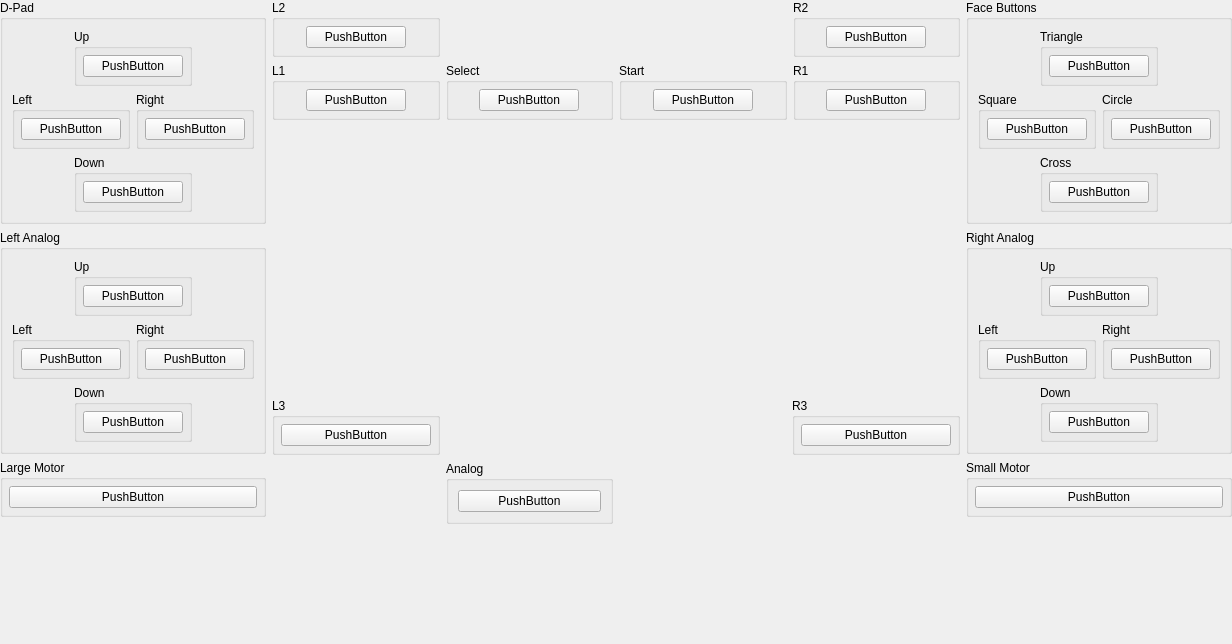
<?xml version="1.0" encoding="UTF-8"?>
<ui version="4.0">
 <class>ControllerBindingWidget_DualShock1</class>
 <widget class="QWidget" name="ControllerBindingWidget_DualShock1">
  <property name="geometry">
   <rect>
    <x>0</x>
    <y>0</y>
    <width>1232</width>
    <height>644</height>
   </rect>
  </property>
  <property name="sizePolicy">
   <sizepolicy hsizetype="MinimumExpanding" vsizetype="Preferred">
    <horstretch>0</horstretch>
    <verstretch>0</verstretch>
   </sizepolicy>
  </property>
  <property name="minimumSize">
   <size>
    <width>1100</width>
    <height>500</height>
   </size>
  </property>
  <layout class="QGridLayout" name="gridLayout_35">
   <property name="leftMargin">
    <number>0</number>
   </property>
   <property name="topMargin">
    <number>0</number>
   </property>
   <property name="rightMargin">
    <number>0</number>
   </property>
   <property name="bottomMargin">
    <number>0</number>
   </property>
   <item row="0" column="0" rowspan="3">
    <layout class="QVBoxLayout" name="verticalLayout_2">
     <item>
      <widget class="QGroupBox" name="groupBox">
       <property name="title">
        <string extracomment="Try to use Sony's official terminology for this. A good place to start would be in the console or the DualShock 2's manual. If this element was officially translated to your language by Sony in later DualShocks, you may use that term.">D-Pad</string>
       </property>
       <layout class="QGridLayout" name="gridLayout_5">
        <item row="3" column="1" colspan="2">
         <widget class="QGroupBox" name="groupBox_5">
          <property name="title">
           <string>Down</string>
          </property>
          <layout class="QGridLayout" name="gridLayout_4">
           <property name="leftMargin">
            <number>6</number>
           </property>
           <property name="topMargin">
            <number>6</number>
           </property>
           <property name="rightMargin">
            <number>6</number>
           </property>
           <property name="bottomMargin">
            <number>6</number>
           </property>
           <item row="0" column="0">
            <widget class="InputBindingWidget" name="Down">
             <property name="minimumSize">
              <size>
               <width>100</width>
               <height>0</height>
              </size>
             </property>
             <property name="maximumSize">
              <size>
               <width>100</width>
               <height>16777215</height>
              </size>
             </property>
             <property name="text">
              <string notr="true">PushButton</string>
             </property>
            </widget>
           </item>
          </layout>
         </widget>
        </item>
        <item row="2" column="0" colspan="2">
         <widget class="QGroupBox" name="groupBox_3">
          <property name="title">
           <string>Left</string>
          </property>
          <layout class="QGridLayout" name="gridLayout_2">
           <property name="leftMargin">
            <number>6</number>
           </property>
           <property name="topMargin">
            <number>6</number>
           </property>
           <property name="rightMargin">
            <number>6</number>
           </property>
           <property name="bottomMargin">
            <number>6</number>
           </property>
           <item row="0" column="0">
            <widget class="InputBindingWidget" name="Left">
             <property name="minimumSize">
              <size>
               <width>100</width>
               <height>0</height>
              </size>
             </property>
             <property name="maximumSize">
              <size>
               <width>100</width>
               <height>16777215</height>
              </size>
             </property>
             <property name="text">
              <string notr="true">PushButton</string>
             </property>
            </widget>
           </item>
          </layout>
         </widget>
        </item>
        <item row="0" column="1" colspan="2">
         <widget class="QGroupBox" name="groupBox_2">
          <property name="title">
           <string>Up</string>
          </property>
          <layout class="QGridLayout" name="gridLayout">
           <property name="leftMargin">
            <number>6</number>
           </property>
           <property name="topMargin">
            <number>6</number>
           </property>
           <property name="rightMargin">
            <number>6</number>
           </property>
           <property name="bottomMargin">
            <number>6</number>
           </property>
           <item row="0" column="0">
            <widget class="InputBindingWidget" name="Up">
             <property name="minimumSize">
              <size>
               <width>100</width>
               <height>0</height>
              </size>
             </property>
             <property name="maximumSize">
              <size>
               <width>100</width>
               <height>16777215</height>
              </size>
             </property>
             <property name="text">
              <string notr="true">PushButton</string>
             </property>
            </widget>
           </item>
          </layout>
         </widget>
        </item>
        <item row="2" column="2" colspan="2">
         <widget class="QGroupBox" name="groupBox_4">
          <property name="title">
           <string>Right</string>
          </property>
          <layout class="QGridLayout" name="gridLayout_3">
           <property name="leftMargin">
            <number>6</number>
           </property>
           <property name="topMargin">
            <number>6</number>
           </property>
           <property name="rightMargin">
            <number>6</number>
           </property>
           <property name="bottomMargin">
            <number>6</number>
           </property>
           <item row="0" column="0">
            <widget class="InputBindingWidget" name="Right">
             <property name="minimumSize">
              <size>
               <width>100</width>
               <height>0</height>
              </size>
             </property>
             <property name="maximumSize">
              <size>
               <width>100</width>
               <height>16777215</height>
              </size>
             </property>
             <property name="text">
              <string notr="true">PushButton</string>
             </property>
            </widget>
           </item>
          </layout>
         </widget>
        </item>
       </layout>
      </widget>
     </item>
     <item>
      <widget class="QGroupBox" name="groupBox_6">
       <property name="title">
        <string extracomment="Try to use Sony's official terminology for this. A good place to start would be in the console or the DualShock 2's manual. If this element was officially translated to your language by Sony in later DualShocks, you may use that term.">Left Analog</string>
       </property>
       <layout class="QGridLayout" name="gridLayout_6">
        <item row="3" column="1" colspan="2">
         <widget class="QGroupBox" name="groupBox_7">
          <property name="title">
           <string>Down</string>
          </property>
          <layout class="QGridLayout" name="gridLayout_7">
           <property name="leftMargin">
            <number>6</number>
           </property>
           <property name="topMargin">
            <number>6</number>
           </property>
           <property name="rightMargin">
            <number>6</number>
           </property>
           <property name="bottomMargin">
            <number>6</number>
           </property>
           <item row="0" column="0">
            <widget class="InputBindingWidget" name="LDown">
             <property name="minimumSize">
              <size>
               <width>100</width>
               <height>0</height>
              </size>
             </property>
             <property name="maximumSize">
              <size>
               <width>100</width>
               <height>16777215</height>
              </size>
             </property>
             <property name="text">
              <string notr="true">PushButton</string>
             </property>
            </widget>
           </item>
          </layout>
         </widget>
        </item>
        <item row="2" column="0" colspan="2">
         <widget class="QGroupBox" name="groupBox_8">
          <property name="title">
           <string>Left</string>
          </property>
          <layout class="QGridLayout" name="gridLayout_8">
           <property name="leftMargin">
            <number>6</number>
           </property>
           <property name="topMargin">
            <number>6</number>
           </property>
           <property name="rightMargin">
            <number>6</number>
           </property>
           <property name="bottomMargin">
            <number>6</number>
           </property>
           <item row="0" column="0">
            <widget class="InputBindingWidget" name="LLeft">
             <property name="minimumSize">
              <size>
               <width>100</width>
               <height>0</height>
              </size>
             </property>
             <property name="maximumSize">
              <size>
               <width>100</width>
               <height>16777215</height>
              </size>
             </property>
             <property name="text">
              <string notr="true">PushButton</string>
             </property>
            </widget>
           </item>
          </layout>
         </widget>
        </item>
        <item row="0" column="1" colspan="2">
         <widget class="QGroupBox" name="groupBox_9">
          <property name="title">
           <string>Up</string>
          </property>
          <layout class="QGridLayout" name="gridLayout_9">
           <property name="leftMargin">
            <number>6</number>
           </property>
           <property name="topMargin">
            <number>6</number>
           </property>
           <property name="rightMargin">
            <number>6</number>
           </property>
           <property name="bottomMargin">
            <number>6</number>
           </property>
           <item row="0" column="0">
            <widget class="InputBindingWidget" name="LUp">
             <property name="minimumSize">
              <size>
               <width>100</width>
               <height>0</height>
              </size>
             </property>
             <property name="maximumSize">
              <size>
               <width>100</width>
               <height>16777215</height>
              </size>
             </property>
             <property name="text">
              <string notr="true">PushButton</string>
             </property>
            </widget>
           </item>
          </layout>
         </widget>
        </item>
        <item row="2" column="2" colspan="2">
         <widget class="QGroupBox" name="groupBox_10">
          <property name="title">
           <string>Right</string>
          </property>
          <layout class="QGridLayout" name="gridLayout_10">
           <property name="leftMargin">
            <number>6</number>
           </property>
           <property name="topMargin">
            <number>6</number>
           </property>
           <property name="rightMargin">
            <number>6</number>
           </property>
           <property name="bottomMargin">
            <number>6</number>
           </property>
           <item row="0" column="0">
            <widget class="InputBindingWidget" name="LRight">
             <property name="minimumSize">
              <size>
               <width>100</width>
               <height>0</height>
              </size>
             </property>
             <property name="maximumSize">
              <size>
               <width>100</width>
               <height>16777215</height>
              </size>
             </property>
             <property name="text">
              <string notr="true">PushButton</string>
             </property>
            </widget>
           </item>
          </layout>
         </widget>
        </item>
       </layout>
      </widget>
     </item>
     <item>
      <widget class="QGroupBox" name="groupBox_29">
       <property name="title">
        <string>Large Motor</string>
       </property>
       <layout class="QGridLayout" name="gridLayout_30">
        <property name="leftMargin">
         <number>6</number>
        </property>
        <property name="topMargin">
         <number>6</number>
        </property>
        <property name="rightMargin">
         <number>6</number>
        </property>
        <property name="bottomMargin">
         <number>6</number>
        </property>
        <item row="0" column="0">
         <widget class="InputVibrationBindingWidget" name="LargeMotor">
          <property name="minimumSize">
           <size>
            <width>100</width>
            <height>0</height>
           </size>
          </property>
          <property name="maximumSize">
           <size>
            <width>16777215</width>
            <height>16777215</height>
           </size>
          </property>
          <property name="text">
           <string notr="true">PushButton</string>
          </property>
         </widget>
        </item>
       </layout>
      </widget>
     </item>
     <item>
      <spacer name="verticalSpacer_5">
       <property name="orientation">
        <enum>Qt::Orientation::Vertical</enum>
       </property>
       <property name="sizeHint" stdset="0">
        <size>
         <width>20</width>
         <height>40</height>
        </size>
       </property>
      </spacer>
     </item>
    </layout>
   </item>
   <item row="0" column="1">
    <layout class="QGridLayout" name="gridLayout_27">
     <item row="0" column="0">
      <widget class="QGroupBox" name="groupBox_21">
       <property name="title">
        <string extracomment="Leave this button name as-is.">L2</string>
       </property>
       <layout class="QGridLayout" name="gridLayout_21">
        <property name="leftMargin">
         <number>6</number>
        </property>
        <property name="topMargin">
         <number>6</number>
        </property>
        <property name="rightMargin">
         <number>6</number>
        </property>
        <property name="bottomMargin">
         <number>6</number>
        </property>
        <item row="0" column="0">
         <widget class="InputBindingWidget" name="L2">
          <property name="maximumSize">
           <size>
            <width>100</width>
            <height>16777215</height>
           </size>
          </property>
          <property name="text">
           <string notr="true">PushButton</string>
          </property>
         </widget>
        </item>
       </layout>
      </widget>
     </item>
     <item row="0" column="3">
      <widget class="QGroupBox" name="groupBox_23">
       <property name="title">
        <string extracomment="Leave this button name as-is.">R2</string>
       </property>
       <layout class="QGridLayout" name="gridLayout_23">
        <property name="leftMargin">
         <number>6</number>
        </property>
        <property name="topMargin">
         <number>6</number>
        </property>
        <property name="rightMargin">
         <number>6</number>
        </property>
        <property name="bottomMargin">
         <number>6</number>
        </property>
        <item row="0" column="0">
         <widget class="InputBindingWidget" name="R2">
          <property name="maximumSize">
           <size>
            <width>100</width>
            <height>16777215</height>
           </size>
          </property>
          <property name="text">
           <string notr="true">PushButton</string>
          </property>
         </widget>
        </item>
       </layout>
      </widget>
     </item>
     <item row="1" column="0">
      <widget class="QGroupBox" name="groupBox_22">
       <property name="title">
        <string extracomment="Leave this button name as-is.">L1</string>
       </property>
       <layout class="QGridLayout" name="gridLayout_22">
        <property name="leftMargin">
         <number>6</number>
        </property>
        <property name="topMargin">
         <number>6</number>
        </property>
        <property name="rightMargin">
         <number>6</number>
        </property>
        <property name="bottomMargin">
         <number>6</number>
        </property>
        <item row="0" column="0">
         <widget class="InputBindingWidget" name="L1">
          <property name="maximumSize">
           <size>
            <width>100</width>
            <height>16777215</height>
           </size>
          </property>
          <property name="text">
           <string notr="true">PushButton</string>
          </property>
         </widget>
        </item>
       </layout>
      </widget>
     </item>
     <item row="1" column="3">
      <widget class="QGroupBox" name="groupBox_24">
       <property name="title">
        <string extracomment="Leave this button name as-is.">R1</string>
       </property>
       <layout class="QGridLayout" name="gridLayout_24">
        <property name="leftMargin">
         <number>6</number>
        </property>
        <property name="topMargin">
         <number>6</number>
        </property>
        <property name="rightMargin">
         <number>6</number>
        </property>
        <property name="bottomMargin">
         <number>6</number>
        </property>
        <item row="0" column="0">
         <widget class="InputBindingWidget" name="R1">
          <property name="maximumSize">
           <size>
            <width>100</width>
            <height>16777215</height>
           </size>
          </property>
          <property name="text">
           <string notr="true">PushButton</string>
          </property>
         </widget>
        </item>
       </layout>
      </widget>
     </item>
     <item row="1" column="2">
      <widget class="QGroupBox" name="groupBox_26">
       <property name="title">
        <string extracomment="Leave this button name as-is or uppercase it entirely.">Start</string>
       </property>
       <layout class="QGridLayout" name="gridLayout_26">
        <property name="leftMargin">
         <number>6</number>
        </property>
        <property name="topMargin">
         <number>6</number>
        </property>
        <property name="rightMargin">
         <number>6</number>
        </property>
        <property name="bottomMargin">
         <number>6</number>
        </property>
        <item row="0" column="0">
         <widget class="InputBindingWidget" name="Start">
          <property name="maximumSize">
           <size>
            <width>100</width>
            <height>16777215</height>
           </size>
          </property>
          <property name="text">
           <string notr="true">PushButton</string>
          </property>
         </widget>
        </item>
       </layout>
      </widget>
     </item>
     <item row="1" column="1">
      <widget class="QGroupBox" name="groupBox_25">
       <property name="title">
        <string extracomment="Leave this button name as-is or uppercase it entirely.">Select</string>
       </property>
       <layout class="QGridLayout" name="gridLayout_25">
        <property name="leftMargin">
         <number>6</number>
        </property>
        <property name="topMargin">
         <number>6</number>
        </property>
        <property name="rightMargin">
         <number>6</number>
        </property>
        <property name="bottomMargin">
         <number>6</number>
        </property>
        <item row="0" column="0">
         <widget class="InputBindingWidget" name="Select">
          <property name="maximumSize">
           <size>
            <width>100</width>
            <height>16777215</height>
           </size>
          </property>
          <property name="text">
           <string notr="true">PushButton</string>
          </property>
         </widget>
        </item>
       </layout>
      </widget>
     </item>
    </layout>
   </item>
   <item row="0" column="2" rowspan="3">
    <layout class="QVBoxLayout" name="verticalLayout">
     <item>
      <widget class="QGroupBox" name="groupBox_16">
       <property name="title">
        <string extracomment="Try to use Sony's official terminology for this. A good place to start would be in the console or the DualShock 2's manual. If this element was officially translated to your language by Sony in later DualShocks, you may use that term.">Face Buttons</string>
       </property>
       <layout class="QGridLayout" name="gridLayout_16">
        <item row="3" column="1" colspan="2">
         <widget class="QGroupBox" name="groupBox_17">
          <property name="title">
           <string extracomment="Try to use Sony's official terminology for this. A good place to start would be in the console or the DualShock 2's manual. If this element was officially translated to your language by Sony in later DualShocks, you may use that term.">Cross</string>
          </property>
          <layout class="QGridLayout" name="gridLayout_17">
           <property name="leftMargin">
            <number>6</number>
           </property>
           <property name="topMargin">
            <number>6</number>
           </property>
           <property name="rightMargin">
            <number>6</number>
           </property>
           <property name="bottomMargin">
            <number>6</number>
           </property>
           <item row="0" column="0">
            <widget class="InputBindingWidget" name="Cross">
             <property name="minimumSize">
              <size>
               <width>100</width>
               <height>0</height>
              </size>
             </property>
             <property name="maximumSize">
              <size>
               <width>100</width>
               <height>16777215</height>
              </size>
             </property>
             <property name="text">
              <string notr="true">PushButton</string>
             </property>
            </widget>
           </item>
          </layout>
         </widget>
        </item>
        <item row="2" column="0" colspan="2">
         <widget class="QGroupBox" name="groupBox_18">
          <property name="title">
           <string extracomment="Try to use Sony's official terminology for this. A good place to start would be in the console or the DualShock 2's manual. If this element was officially translated to your language by Sony in later DualShocks, you may use that term.">Square</string>
          </property>
          <layout class="QGridLayout" name="gridLayout_18">
           <property name="leftMargin">
            <number>6</number>
           </property>
           <property name="topMargin">
            <number>6</number>
           </property>
           <property name="rightMargin">
            <number>6</number>
           </property>
           <property name="bottomMargin">
            <number>6</number>
           </property>
           <item row="0" column="0">
            <widget class="InputBindingWidget" name="Square">
             <property name="minimumSize">
              <size>
               <width>100</width>
               <height>0</height>
              </size>
             </property>
             <property name="maximumSize">
              <size>
               <width>100</width>
               <height>16777215</height>
              </size>
             </property>
             <property name="text">
              <string notr="true">PushButton</string>
             </property>
            </widget>
           </item>
          </layout>
         </widget>
        </item>
        <item row="0" column="1" colspan="2">
         <widget class="QGroupBox" name="groupBox_19">
          <property name="title">
           <string extracomment="Try to use Sony's official terminology for this. A good place to start would be in the console or the DualShock 2's manual. If this element was officially translated to your language by Sony in later DualShocks, you may use that term.">Triangle</string>
          </property>
          <layout class="QGridLayout" name="gridLayout_19">
           <property name="leftMargin">
            <number>6</number>
           </property>
           <property name="topMargin">
            <number>6</number>
           </property>
           <property name="rightMargin">
            <number>6</number>
           </property>
           <property name="bottomMargin">
            <number>6</number>
           </property>
           <item row="0" column="0">
            <widget class="InputBindingWidget" name="Triangle">
             <property name="minimumSize">
              <size>
               <width>100</width>
               <height>0</height>
              </size>
             </property>
             <property name="maximumSize">
              <size>
               <width>100</width>
               <height>16777215</height>
              </size>
             </property>
             <property name="text">
              <string notr="true">PushButton</string>
             </property>
            </widget>
           </item>
          </layout>
         </widget>
        </item>
        <item row="2" column="2" colspan="2">
         <widget class="QGroupBox" name="groupBox_20">
          <property name="title">
           <string extracomment="Try to use Sony's official terminology for this. A good place to start would be in the console or the DualShock 2's manual. If this element was officially translated to your language by Sony in later DualShocks, you may use that term.">Circle</string>
          </property>
          <layout class="QGridLayout" name="gridLayout_20">
           <property name="leftMargin">
            <number>6</number>
           </property>
           <property name="topMargin">
            <number>6</number>
           </property>
           <property name="rightMargin">
            <number>6</number>
           </property>
           <property name="bottomMargin">
            <number>6</number>
           </property>
           <item row="0" column="0">
            <widget class="InputBindingWidget" name="Circle">
             <property name="minimumSize">
              <size>
               <width>100</width>
               <height>0</height>
              </size>
             </property>
             <property name="maximumSize">
              <size>
               <width>100</width>
               <height>16777215</height>
              </size>
             </property>
             <property name="text">
              <string notr="true">PushButton</string>
             </property>
            </widget>
           </item>
          </layout>
         </widget>
        </item>
       </layout>
      </widget>
     </item>
     <item>
      <widget class="QGroupBox" name="groupBox_11">
       <property name="title">
        <string extracomment="Try to use Sony's official terminology for this. A good place to start would be in the console or the DualShock 2's manual. If this element was officially translated to your language by Sony in later DualShocks, you may use that term.">Right Analog</string>
       </property>
       <layout class="QGridLayout" name="gridLayout_11">
        <item row="2" column="0" colspan="2">
         <widget class="QGroupBox" name="groupBox_13">
          <property name="title">
           <string>Left</string>
          </property>
          <layout class="QGridLayout" name="gridLayout_13">
           <property name="leftMargin">
            <number>6</number>
           </property>
           <property name="topMargin">
            <number>6</number>
           </property>
           <property name="rightMargin">
            <number>6</number>
           </property>
           <property name="bottomMargin">
            <number>6</number>
           </property>
           <item row="0" column="0">
            <widget class="InputBindingWidget" name="RLeft">
             <property name="minimumSize">
              <size>
               <width>100</width>
               <height>0</height>
              </size>
             </property>
             <property name="maximumSize">
              <size>
               <width>100</width>
               <height>16777215</height>
              </size>
             </property>
             <property name="text">
              <string notr="true">PushButton</string>
             </property>
            </widget>
           </item>
          </layout>
         </widget>
        </item>
        <item row="3" column="1" colspan="2">
         <widget class="QGroupBox" name="groupBox_12">
          <property name="title">
           <string>Down</string>
          </property>
          <layout class="QGridLayout" name="gridLayout_12">
           <property name="leftMargin">
            <number>6</number>
           </property>
           <property name="topMargin">
            <number>6</number>
           </property>
           <property name="rightMargin">
            <number>6</number>
           </property>
           <property name="bottomMargin">
            <number>6</number>
           </property>
           <item row="0" column="0">
            <widget class="InputBindingWidget" name="RDown">
             <property name="minimumSize">
              <size>
               <width>100</width>
               <height>0</height>
              </size>
             </property>
             <property name="maximumSize">
              <size>
               <width>100</width>
               <height>16777215</height>
              </size>
             </property>
             <property name="text">
              <string notr="true">PushButton</string>
             </property>
            </widget>
           </item>
          </layout>
         </widget>
        </item>
        <item row="2" column="2" colspan="2">
         <widget class="QGroupBox" name="groupBox_15">
          <property name="title">
           <string>Right</string>
          </property>
          <layout class="QGridLayout" name="gridLayout_15">
           <property name="leftMargin">
            <number>6</number>
           </property>
           <property name="topMargin">
            <number>6</number>
           </property>
           <property name="rightMargin">
            <number>6</number>
           </property>
           <property name="bottomMargin">
            <number>6</number>
           </property>
           <item row="0" column="0">
            <widget class="InputBindingWidget" name="RRight">
             <property name="minimumSize">
              <size>
               <width>100</width>
               <height>0</height>
              </size>
             </property>
             <property name="maximumSize">
              <size>
               <width>100</width>
               <height>16777215</height>
              </size>
             </property>
             <property name="text">
              <string notr="true">PushButton</string>
             </property>
            </widget>
           </item>
          </layout>
         </widget>
        </item>
        <item row="0" column="1" colspan="2">
         <widget class="QGroupBox" name="groupBox_14">
          <property name="title">
           <string>Up</string>
          </property>
          <layout class="QGridLayout" name="gridLayout_14">
           <property name="leftMargin">
            <number>6</number>
           </property>
           <property name="topMargin">
            <number>6</number>
           </property>
           <property name="rightMargin">
            <number>6</number>
           </property>
           <property name="bottomMargin">
            <number>6</number>
           </property>
           <item row="0" column="0">
            <widget class="InputBindingWidget" name="RUp">
             <property name="minimumSize">
              <size>
               <width>100</width>
               <height>0</height>
              </size>
             </property>
             <property name="maximumSize">
              <size>
               <width>100</width>
               <height>16777215</height>
              </size>
             </property>
             <property name="text">
              <string notr="true">PushButton</string>
             </property>
            </widget>
           </item>
          </layout>
         </widget>
        </item>
       </layout>
      </widget>
     </item>
     <item>
      <widget class="QGroupBox" name="groupBox_32">
       <property name="title">
        <string>Small Motor</string>
       </property>
       <layout class="QGridLayout" name="gridLayout_31">
        <property name="leftMargin">
         <number>6</number>
        </property>
        <property name="topMargin">
         <number>6</number>
        </property>
        <property name="rightMargin">
         <number>6</number>
        </property>
        <property name="bottomMargin">
         <number>6</number>
        </property>
        <item row="0" column="0">
         <widget class="InputVibrationBindingWidget" name="SmallMotor">
          <property name="minimumSize">
           <size>
            <width>100</width>
            <height>0</height>
           </size>
          </property>
          <property name="maximumSize">
           <size>
            <width>16777215</width>
            <height>16777215</height>
           </size>
          </property>
          <property name="text">
           <string notr="true">PushButton</string>
          </property>
         </widget>
        </item>
       </layout>
      </widget>
     </item>
     <item>
      <spacer name="verticalSpacer_4">
       <property name="orientation">
        <enum>Qt::Orientation::Vertical</enum>
       </property>
       <property name="sizeHint" stdset="0">
        <size>
         <width>20</width>
         <height>40</height>
        </size>
       </property>
      </spacer>
     </item>
    </layout>
   </item>
   <item row="1" column="1">
    <layout class="QHBoxLayout" name="horizontalLayout_4">
     <item>
      <spacer name="horizontalSpacer">
       <property name="orientation">
        <enum>Qt::Orientation::Horizontal</enum>
       </property>
       <property name="sizeHint" stdset="0">
        <size>
         <width>40</width>
         <height>20</height>
        </size>
       </property>
      </spacer>
     </item>
     <item>
      <widget class="QLabel" name="label">
       <property name="sizePolicy">
        <sizepolicy hsizetype="Fixed" vsizetype="Fixed">
         <horstretch>0</horstretch>
         <verstretch>0</verstretch>
        </sizepolicy>
       </property>
       <property name="minimumSize">
        <size>
         <width>400</width>
         <height>266</height>
        </size>
       </property>
       <property name="maximumSize">
        <size>
         <width>400</width>
         <height>266</height>
        </size>
       </property>
       <property name="text">
        <string/>
       </property>
       <property name="pixmap">
        <pixmap resource="../resources/resources.qrc">:/images/DualShock_1.svg</pixmap>
       </property>
       <property name="scaledContents">
        <bool>true</bool>
       </property>
      </widget>
     </item>
     <item>
      <spacer name="horizontalSpacer_2">
       <property name="orientation">
        <enum>Qt::Orientation::Horizontal</enum>
       </property>
       <property name="sizeHint" stdset="0">
        <size>
         <width>40</width>
         <height>20</height>
        </size>
       </property>
      </spacer>
     </item>
    </layout>
   </item>
   <item row="2" column="1">
    <layout class="QGridLayout" name="gridLayout_32">
     <item row="2" column="0" colspan="4">
      <spacer name="verticalSpacer">
       <property name="orientation">
        <enum>Qt::Orientation::Vertical</enum>
       </property>
       <property name="sizeHint" stdset="0">
        <size>
         <width>20</width>
         <height>40</height>
        </size>
       </property>
      </spacer>
     </item>
     <item row="0" column="0">
      <widget class="QGroupBox" name="groupBox_27">
       <property name="title">
        <string extracomment="Leave this button name as-is.">L3</string>
       </property>
       <layout class="QGridLayout" name="gridLayout_28">
        <property name="leftMargin">
         <number>6</number>
        </property>
        <property name="topMargin">
         <number>6</number>
        </property>
        <property name="rightMargin">
         <number>6</number>
        </property>
        <property name="bottomMargin">
         <number>6</number>
        </property>
        <item row="0" column="0">
         <widget class="InputBindingWidget" name="L3">
          <property name="minimumSize">
           <size>
            <width>150</width>
            <height>0</height>
           </size>
          </property>
          <property name="maximumSize">
           <size>
            <width>100</width>
            <height>16777215</height>
           </size>
          </property>
          <property name="text">
           <string notr="true">PushButton</string>
          </property>
         </widget>
        </item>
       </layout>
      </widget>
     </item>
     <item row="0" column="3">
      <widget class="QGroupBox" name="groupBox_28">
       <property name="title">
        <string extracomment="Leave this button name as-is.">R3</string>
       </property>
       <layout class="QGridLayout" name="gridLayout_29">
        <property name="leftMargin">
         <number>6</number>
        </property>
        <property name="topMargin">
         <number>6</number>
        </property>
        <property name="rightMargin">
         <number>6</number>
        </property>
        <property name="bottomMargin">
         <number>6</number>
        </property>
        <item row="0" column="0">
         <widget class="InputBindingWidget" name="R3">
          <property name="minimumSize">
           <size>
            <width>150</width>
            <height>0</height>
           </size>
          </property>
          <property name="maximumSize">
           <size>
            <width>100</width>
            <height>16777215</height>
           </size>
          </property>
          <property name="text">
           <string notr="true">PushButton</string>
          </property>
         </widget>
        </item>
       </layout>
      </widget>
     </item>
     <item row="1" column="1">
      <widget class="QGroupBox" name="groupBox_31">
       <property name="title">
        <string>Analog</string>
       </property>
       <layout class="QGridLayout" name="gridLayout_33">
        <item row="0" column="0">
         <widget class="InputBindingWidget" name="Analog">
          <property name="maximumSize">
           <size>
            <width>150</width>
            <height>16777215</height>
           </size>
          </property>
          <property name="text">
           <string notr="true">PushButton</string>
          </property>
         </widget>
        </item>
       </layout>
      </widget>
     </item>
    </layout>
   </item>
  </layout>
 </widget>
 <customwidgets>
  <customwidget>
   <class>InputBindingWidget</class>
   <extends>QPushButton</extends>
   <header>Settings/InputBindingWidget.h</header>
  </customwidget>
  <customwidget>
   <class>InputVibrationBindingWidget</class>
   <extends>QPushButton</extends>
   <header>Settings/InputBindingWidget.h</header>
  </customwidget>
 </customwidgets>
 <tabstops>
  <tabstop>Up</tabstop>
  <tabstop>Down</tabstop>
  <tabstop>Left</tabstop>
  <tabstop>Right</tabstop>
  <tabstop>Triangle</tabstop>
  <tabstop>Cross</tabstop>
  <tabstop>Square</tabstop>
  <tabstop>Circle</tabstop>
  <tabstop>L1</tabstop>
  <tabstop>L2</tabstop>
  <tabstop>R1</tabstop>
  <tabstop>R2</tabstop>
  <tabstop>LUp</tabstop>
  <tabstop>LDown</tabstop>
  <tabstop>LLeft</tabstop>
  <tabstop>LRight</tabstop>
  <tabstop>L3</tabstop>
  <tabstop>RUp</tabstop>
  <tabstop>RDown</tabstop>
  <tabstop>RLeft</tabstop>
  <tabstop>RRight</tabstop>
  <tabstop>R3</tabstop>
  <tabstop>Select</tabstop>
  <tabstop>Start</tabstop>
  <tabstop>Analog</tabstop>
  <tabstop>LargeMotor</tabstop>
  <tabstop>SmallMotor</tabstop>
 </tabstops>
 <resources>
  <include location="../resources/resources.qrc"/>
 </resources>
 <connections/>
</ui>
